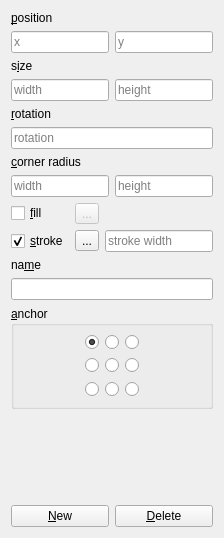
<?xml version="1.0" encoding="UTF-8"?>
<ui version="4.0">
 <class>RectangleForm</class>
 <widget class="QWidget" name="RectangleForm">
  <property name="geometry">
   <rect>
    <x>0</x>
    <y>0</y>
    <width>224</width>
    <height>538</height>
   </rect>
  </property>
  <property name="windowTitle">
   <string>Rectangle</string>
  </property>
  <property name="sizeGripEnabled" stdset="0">
   <bool>false</bool>
  </property>
  <layout class="QVBoxLayout" name="verticalLayout">
   <item>
    <widget class="QWidget" name="frame" native="true">
     <property name="layoutDirection">
      <enum>Qt::LeftToRight</enum>
     </property>
     <layout class="QGridLayout" name="gridLayout_2">
      <property name="leftMargin">
       <number>0</number>
      </property>
      <property name="topMargin">
       <number>0</number>
      </property>
      <property name="rightMargin">
       <number>0</number>
      </property>
      <property name="bottomMargin">
       <number>0</number>
      </property>
      <item row="3" column="0" colspan="2">
       <widget class="QLabel" name="label_3">
        <property name="text">
         <string>s&amp;ize</string>
        </property>
        <property name="buddy">
         <cstring>width</cstring>
        </property>
       </widget>
      </item>
      <item row="10" column="0">
       <widget class="QLineEdit" name="radiusX">
        <property name="placeholderText">
         <string comment="corner radius" extracomment="placeholder">width</string>
        </property>
       </widget>
      </item>
      <item row="10" column="1">
       <widget class="QLineEdit" name="radiusY">
        <property name="placeholderText">
         <string comment="corner radius" extracomment="placeholder">height</string>
        </property>
       </widget>
      </item>
      <item row="0" column="0" colspan="2">
       <widget class="QLabel" name="label_2">
        <property name="text">
         <string>&amp;position</string>
        </property>
        <property name="buddy">
         <cstring>anchorX</cstring>
        </property>
       </widget>
      </item>
      <item row="8" column="0" colspan="2">
       <widget class="QLineEdit" name="rotation">
        <property name="placeholderText">
         <string extracomment="placeholder">rotation</string>
        </property>
       </widget>
      </item>
      <item row="5" column="1">
       <widget class="QLineEdit" name="height">
        <property name="placeholderText">
         <string extracomment="placeholder">height</string>
        </property>
       </widget>
      </item>
      <item row="1" column="1">
       <widget class="QLineEdit" name="anchorY">
        <property name="placeholderText">
         <string extracomment="placeholder">y</string>
        </property>
       </widget>
      </item>
      <item row="1" column="0">
       <widget class="QLineEdit" name="anchorX">
        <property name="placeholderText">
         <string extracomment="placeholder">x</string>
        </property>
        <property name="clearButtonEnabled">
         <bool>false</bool>
        </property>
       </widget>
      </item>
      <item row="5" column="0">
       <widget class="QLineEdit" name="width">
        <property name="placeholderText">
         <string extracomment="placeholder">width</string>
        </property>
       </widget>
      </item>
      <item row="9" column="0" colspan="2">
       <widget class="QLabel" name="label_4">
        <property name="text">
         <string>&amp;corner radius</string>
        </property>
        <property name="buddy">
         <cstring>radiusX</cstring>
        </property>
       </widget>
      </item>
      <item row="6" column="0">
       <widget class="QLabel" name="label">
        <property name="text">
         <string>&amp;rotation</string>
        </property>
        <property name="buddy">
         <cstring>rotation</cstring>
        </property>
       </widget>
      </item>
     </layout>
    </widget>
   </item>
   <item>
    <widget class="QWidget" name="styleFrame" native="true">
     <layout class="QGridLayout" name="gridLayout_3">
      <property name="leftMargin">
       <number>0</number>
      </property>
      <property name="topMargin">
       <number>0</number>
      </property>
      <property name="rightMargin">
       <number>0</number>
      </property>
      <property name="bottomMargin">
       <number>0</number>
      </property>
      <item row="1" column="0">
       <widget class="QCheckBox" name="stroke">
        <property name="text">
         <string>&amp;stroke</string>
        </property>
        <property name="checked">
         <bool>true</bool>
        </property>
       </widget>
      </item>
      <item row="1" column="2">
       <widget class="QLineEdit" name="strokeWidth">
        <property name="placeholderText">
         <string extracomment="placeholder">stroke width</string>
        </property>
       </widget>
      </item>
      <item row="0" column="0">
       <widget class="QCheckBox" name="fill">
        <property name="text">
         <string>&amp;fill</string>
        </property>
       </widget>
      </item>
      <item row="1" column="1">
       <widget class="QToolButton" name="strokeColor">
        <property name="toolTip">
         <string extracomment="button tooltip">select stroke color</string>
        </property>
        <property name="text">
         <string>...</string>
        </property>
        <property name="arrowType">
         <enum>Qt::NoArrow</enum>
        </property>
       </widget>
      </item>
      <item row="0" column="1">
       <widget class="QToolButton" name="fillColor">
        <property name="enabled">
         <bool>false</bool>
        </property>
        <property name="toolTip">
         <string extracomment="button tooltip">select fill color</string>
        </property>
        <property name="text">
         <string>...</string>
        </property>
        <property name="arrowType">
         <enum>Qt::NoArrow</enum>
        </property>
       </widget>
      </item>
     </layout>
    </widget>
   </item>
   <item>
    <widget class="QLabel" name="label_5">
     <property name="text">
      <string>na&amp;me</string>
     </property>
     <property name="buddy">
      <cstring>name</cstring>
     </property>
    </widget>
   </item>
   <item>
    <widget class="QLineEdit" name="name">
     <property name="clearButtonEnabled">
      <bool>true</bool>
     </property>
    </widget>
   </item>
   <item>
    <widget class="QGroupBox" name="anchorGroup">
     <property name="title">
      <string>&amp;anchor</string>
     </property>
     <layout class="QGridLayout" name="gridLayout">
      <item row="0" column="1">
       <widget class="QRadioButton" name="TopLeft">
        <property name="text">
         <string/>
        </property>
        <property name="checked">
         <bool>true</bool>
        </property>
        <attribute name="buttonGroup">
         <string notr="true">anchorButtons</string>
        </attribute>
       </widget>
      </item>
      <item row="1" column="1">
       <widget class="QRadioButton" name="Left">
        <property name="text">
         <string/>
        </property>
        <attribute name="buttonGroup">
         <string notr="true">anchorButtons</string>
        </attribute>
       </widget>
      </item>
      <item row="0" column="3">
       <widget class="QRadioButton" name="TopRight">
        <property name="text">
         <string/>
        </property>
        <attribute name="buttonGroup">
         <string notr="true">anchorButtons</string>
        </attribute>
       </widget>
      </item>
      <item row="0" column="2">
       <widget class="QRadioButton" name="Top">
        <property name="text">
         <string/>
        </property>
        <attribute name="buttonGroup">
         <string notr="true">anchorButtons</string>
        </attribute>
       </widget>
      </item>
      <item row="2" column="3">
       <widget class="QRadioButton" name="BottomRight">
        <property name="text">
         <string/>
        </property>
        <attribute name="buttonGroup">
         <string notr="true">anchorButtons</string>
        </attribute>
       </widget>
      </item>
      <item row="1" column="3">
       <widget class="QRadioButton" name="Right">
        <property name="text">
         <string/>
        </property>
        <attribute name="buttonGroup">
         <string notr="true">anchorButtons</string>
        </attribute>
       </widget>
      </item>
      <item row="2" column="1">
       <widget class="QRadioButton" name="BottomLeft">
        <property name="text">
         <string/>
        </property>
        <attribute name="buttonGroup">
         <string notr="true">anchorButtons</string>
        </attribute>
       </widget>
      </item>
      <item row="1" column="0">
       <spacer name="horizontalSpacer">
        <property name="orientation">
         <enum>Qt::Horizontal</enum>
        </property>
        <property name="sizeHint" stdset="0">
         <size>
          <width>40</width>
          <height>20</height>
         </size>
        </property>
       </spacer>
      </item>
      <item row="1" column="2">
       <widget class="QRadioButton" name="Center">
        <property name="text">
         <string/>
        </property>
        <attribute name="buttonGroup">
         <string notr="true">anchorButtons</string>
        </attribute>
       </widget>
      </item>
      <item row="2" column="2">
       <widget class="QRadioButton" name="Bottom">
        <property name="text">
         <string/>
        </property>
        <attribute name="buttonGroup">
         <string notr="true">anchorButtons</string>
        </attribute>
       </widget>
      </item>
      <item row="1" column="4">
       <spacer name="horizontalSpacer_2">
        <property name="orientation">
         <enum>Qt::Horizontal</enum>
        </property>
        <property name="sizeHint" stdset="0">
         <size>
          <width>40</width>
          <height>20</height>
         </size>
        </property>
       </spacer>
      </item>
     </layout>
    </widget>
   </item>
   <item>
    <spacer name="verticalSpacer">
     <property name="orientation">
      <enum>Qt::Vertical</enum>
     </property>
     <property name="sizeHint" stdset="0">
      <size>
       <width>20</width>
       <height>40</height>
      </size>
     </property>
    </spacer>
   </item>
   <item>
    <widget class="QWidget" name="buttonFrame" native="true">
     <property name="layoutDirection">
      <enum>Qt::LeftToRight</enum>
     </property>
     <layout class="QHBoxLayout" name="horizontalLayout">
      <property name="leftMargin">
       <number>0</number>
      </property>
      <property name="topMargin">
       <number>0</number>
      </property>
      <property name="rightMargin">
       <number>0</number>
      </property>
      <property name="bottomMargin">
       <number>0</number>
      </property>
      <item>
       <widget class="QPushButton" name="newButton">
        <property name="text">
         <string>&amp;New</string>
        </property>
        <property name="autoDefault">
         <bool>false</bool>
        </property>
        <property name="default">
         <bool>false</bool>
        </property>
        <property name="flat">
         <bool>false</bool>
        </property>
       </widget>
      </item>
      <item>
       <widget class="QPushButton" name="deleteButton">
        <property name="text">
         <string>&amp;Delete</string>
        </property>
        <property name="autoDefault">
         <bool>false</bool>
        </property>
       </widget>
      </item>
     </layout>
    </widget>
   </item>
  </layout>
 </widget>
 <tabstops>
  <tabstop>anchorX</tabstop>
  <tabstop>anchorY</tabstop>
  <tabstop>width</tabstop>
  <tabstop>height</tabstop>
  <tabstop>rotation</tabstop>
  <tabstop>radiusX</tabstop>
  <tabstop>radiusY</tabstop>
  <tabstop>fill</tabstop>
  <tabstop>fillColor</tabstop>
  <tabstop>stroke</tabstop>
  <tabstop>strokeColor</tabstop>
  <tabstop>strokeWidth</tabstop>
  <tabstop>name</tabstop>
  <tabstop>TopLeft</tabstop>
  <tabstop>newButton</tabstop>
  <tabstop>deleteButton</tabstop>
 </tabstops>
 <resources/>
 <connections>
  <connection>
   <sender>fill</sender>
   <signal>toggled(bool)</signal>
   <receiver>fillColor</receiver>
   <slot>setEnabled(bool)</slot>
   <hints>
    <hint type="sourcelabel">
     <x>47</x>
     <y>247</y>
    </hint>
    <hint type="destinationlabel">
     <x>193</x>
     <y>236</y>
    </hint>
   </hints>
  </connection>
  <connection>
   <sender>stroke</sender>
   <signal>toggled(bool)</signal>
   <receiver>strokeWidth</receiver>
   <slot>setEnabled(bool)</slot>
   <hints>
    <hint type="sourcelabel">
     <x>39</x>
     <y>267</y>
    </hint>
    <hint type="destinationlabel">
     <x>130</x>
     <y>267</y>
    </hint>
   </hints>
  </connection>
  <connection>
   <sender>stroke</sender>
   <signal>toggled(bool)</signal>
   <receiver>strokeColor</receiver>
   <slot>setEnabled(bool)</slot>
   <hints>
    <hint type="sourcelabel">
     <x>39</x>
     <y>267</y>
    </hint>
    <hint type="destinationlabel">
     <x>202</x>
     <y>266</y>
    </hint>
   </hints>
  </connection>
 </connections>
 <buttongroups>
  <buttongroup name="anchorButtons"/>
 </buttongroups>
</ui>
